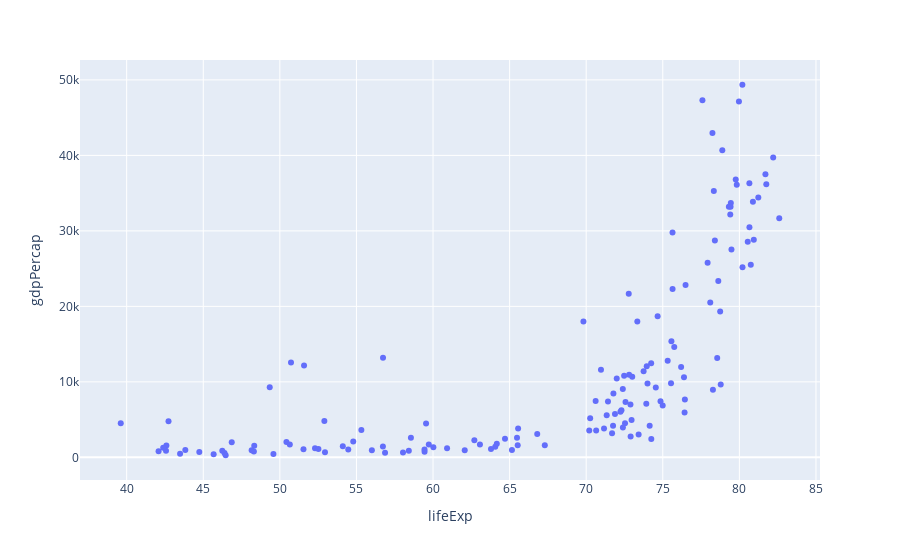

The code cell stored with this chart in its notebook:
### Markdown cell above
# Scatterplot

### Code cell
px.scatter(countries_07,'lifeExp','gdpPercap')

### Figure 1 — Plotly figure (JSON) as saved in the notebook; plotly's stock layout.template omitted (floating-point values rounded to 4 significant figures; data arrays with more than 128 entries replaced by an {"elided": "..."} marker saying what was removed)
{"data": [{"hovertemplate": "lifeExp=%{x}<br>gdpPercap=%{y}<extra></extra>", "legendgroup": "", "marker": {"color": "#636efa", "symbol": "circle"}, "mode": "markers", "name": "", "orientation": "v", "showlegend": false, "type": "scatter", "x": {"elided": "142 float values"}, "xaxis": "x", "y": {"elided": "142 float values"}, "yaxis": "y"}], "layout": {"autosize": true, "legend": {"tracegroupgap": 0}, "margin": {"t": 60}, "xaxis": {"anchor": "y", "autorange": true, "domain": [0, 1], "range": [36.98, 85.24], "title": {"text": "lifeExp"}, "type": "linear"}, "yaxis": {"anchor": "x", "autorange": true, "domain": [0, 1], "range": [-3523.0, 53160.0], "title": {"text": "gdpPercap"}, "type": "linear"}}}
